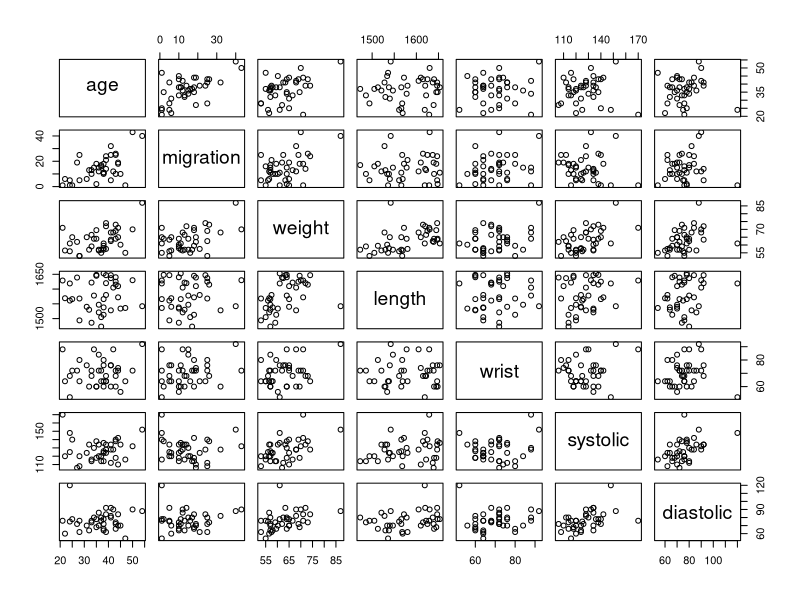
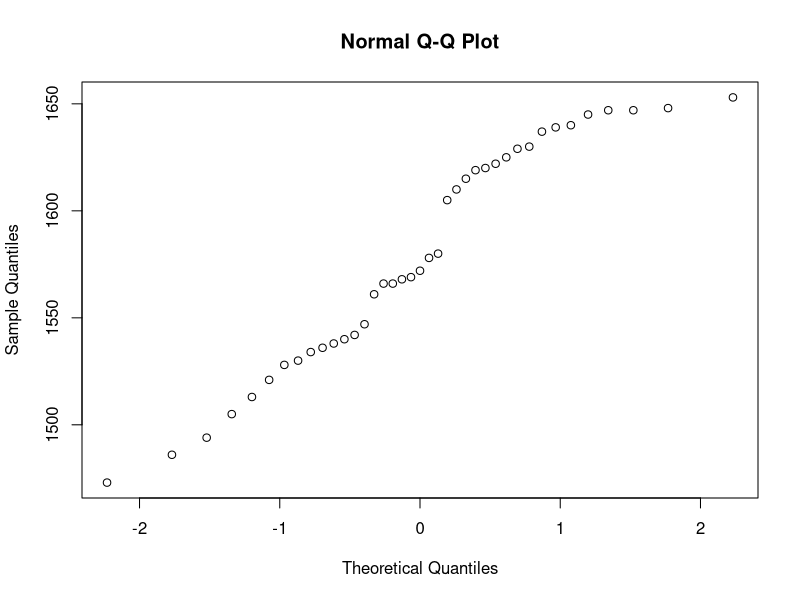

Write R code to recreate these figures, in order. (Note: this script raises an error after producing the figures.)
## ---- chunk 1
data = read.table("data/peruvians.txt", header=TRUE)
pairs(data[,-c(5,6,7)])
#labels = colnames(data)[-c(5,6,7)]
#counter = 1
#for(i in data[,-c(5,6,7)]) {
#  plot(i, migration, main=paste(labels[counter]," vs migration"), xlab=labels[counter], #ylab="Migration", pch=19)
#  abline(lm(migration~i), col="red") # regression line (y~x) 
#  counter = counter + 1 
#}
## ---- chunk 2
 qqnorm(data[['length']])
## ---- chunk 3
cor.test(age,migration,method="spearman")
## ---- chunk 4
cor.test(length,migration,method="spearman")
## ---- chunk 5
cor.test(wrist,migration,method="spearman")
## ---- chunk 6
cor.test(systolic,migration,method="spearman")
## ---- chunk 7
cor.test(diastolic,migration,method="spearman")
## ---- chunk 8
cor.test(weight,migration,method="spearman")
## ---- chunk 9
data = read.table("data/run.txt", header=TRUE)
par(mfrow=c(1,2)) 
boxplot(before~drink,data=data, main="Energy Drink", 
  	xlab="Engery Drink", ylab="Perfomance Before")
boxplot(after~drink,data=data, main="Energy Drink", 
  	xlab="Engery Drink", ylab="Perfomance After")
#plot(i, migration, main=paste(labels[counter]," vs migration"), xlab=labels[counter], ylab="Migration", pch=19)
#abline(lm(migration~i), col="red") # regression line (y~x) 
## ---- chunk 10
par(mfrow=c(2,2)) 
qqnorm(data[['before']]) 
qqnorm(data[['after']])
hist(data[['before']]) 
hist(data[['after']])

## ---- chunk 11
filters = c('energy', 'lemo')
B=1000
value = vector("numeric", 2)
results = matrix(0,2,B)
par(mfrow=c(1,2))
counter = 1
for (i in filters) {
  filter = data['drink'] == i
  
  get_mean_diff=function(x,y) {mean(x-y)}#might need to change this
  result=numeric(B)
  for (j in 1:B)
  {
    new_data=t(apply(cbind(data['before'][filter],data['after'][filter]),1,sample))
    result[j]=get_mean_diff(new_data[,1],new_data[,2])
  }
  results[counter,] = result
  value[counter] = get_mean_diff(data['before'][filter],data['after'][filter])
  hist(results[counter,])
  counter = counter + 1
}

## ---- chunk 12
  print("Energy")
  print(value[1])
  pl=sum(results[1,]<value[1])/B
  pr=sum(results[1,]>value[1])/B
  p=2*min(pl,pr)
  print(p)
  print("Lemo")
  print(value[2])
  pl=sum(results[2,]<value[2])/B
  pr=sum(results[2,]>value[2])/B
  p=2*min(pl,pr)
  print(p)
## ---- chunk 13
data['diff'] = data['after'] - data['before'] #absoulute
attach(data)
mystat=function(x) sum(residuals(x)^2)
B=1000
tstar=numeric(B)
for (i in 1:B)
{
  treatstar=sample(drink) ## permuting the labels
  tstar[i]=mystat(lm(diff~treatstar))
}
myt=mystat(lm(diff~drink))
hist(tstar)
myt
pl=sum(tstar<myt)/B
pr=sum(tstar>myt)/B

## ---- chunk 14
print(pl)
## ---- chunk 15

## ---- chunk 16
data = read.table("data/dogs.txt", header=TRUE)
par(mfrow=c(2,2))
boxplot(data,data=data)
qqnorm(data[['isofluorane']])
qqnorm(data[['halothane']])
qqnorm(data[['cyclopropane']])

#boxplot(after~drink,data=data, main="Energy Drink", 
#  	xlab="Engery Drink", ylab="Perfomance After")
## ---- chunk 17
attach(data)
pvcaov=lm(isofluorane~halothane*cyclopropane,data=data)
anova(pvcaov)
## ---- chunk 18
kruskal.test(isofluorane,halothane)
kruskal.test(isofluorane,cyclopropane)
kruskal.test(cyclopropane,halothane)
